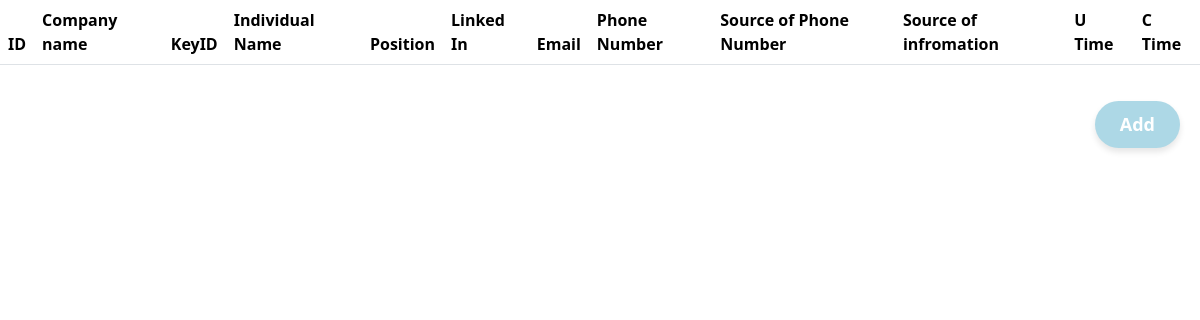
Page /contact/5/ on the earlier database version.
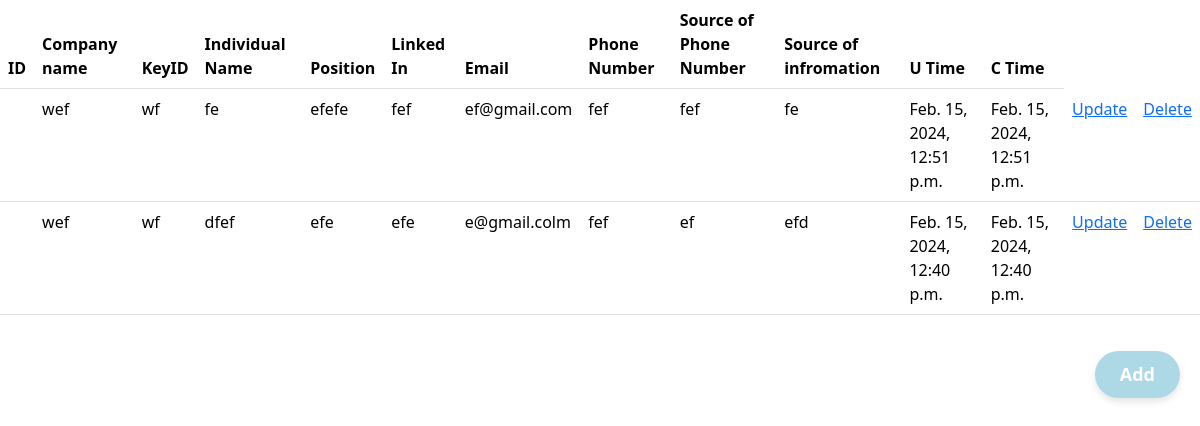
Same page on the later database version.
### Main/models.py (models this page shows, shortened)
class contact_info(models.Model):
    company = models.ForeignKey(company, on_delete=models.SET_NULL, null = True, blank = True)
    individuals_name = models.CharField(max_length = 100)
    position = models.CharField(max_length = 100)
    linked_in = models.CharField(max_length = 100)
    email = models.EmailField()
    phone_number = models.CharField(max_length = 20)
    so_phone_number = models.CharField(max_length = 100)
    so_information = models.CharField(max_length = 100, null = True, blank = True)
    updated = models.DateTimeField(auto_now = True)
    created = models.DateTimeField(auto_now_add = True)
    class Meta:
        ordering = ['-updated', '-created']

class company(models.Model):
    user = models.ForeignKey(User, on_delete=models.SET_NULL, null = True, blank= True)
    name = models.CharField(max_length = 100)
    keyid = models.CharField(max_length = 100)
    catagory = models.CharField(max_length= 100)
    description = models.TextField(null = True, blank = True)
    company_description = models.CharField(max_length = 100)
    website_link = models.CharField(max_length = 100)
    updated = models.DateTimeField(auto_now = True)
    created = models.DateTimeField(auto_now_add = True)
    class Meta:
        ordering = ['-updated', '-created']

### Main/views.py (the view)
# urls.py: path('contact/<int:pk>/', contact , name = 'contact'),
def contact(request,pk):
    company_instance = get_object_or_404(company, pk=pk)
    contacts = contact_info.objects.filter(company=company_instance)
    context = {'contacts':contacts, 'company_id':pk}
    return render (request, 'Main/contact.html', context)

### Main/templates/Main/contact.html (shortened to what this page needs)
<!DOCTYPE html>
<html lang="en">
<head>
    <link href="https://cdn.jsdelivr.net/npm/bootstrap@5.3.2/dist/css/bootstrap.min.css" rel="stylesheet">
</head>
<body>
    <table class="table">
        <thead>
          <tr>
            <th scope="col">ID</th>
            <th scope="col">Company name</th>
            <th scope="col">KeyID</th>
            <th scope="col">Individual Name</th>
            <th scope="col">Position</th>
            <th scope="col">Linked In</th>
            <th scope="col">Email</th>
            <th scope="col">Phone Number</th>
            <th scope="col">Source of Phone Number</th>
            <th scope="col">Source of infromation</th>
            <th scope="col">U Time</th>
            <th scope="col">C Time</th>
          </tr>
        </thead>
        <tbody>
            {% for c in contacts%}
          <tr>
            <th scope="row">{{forloop.count}}</th>
            <a href="{% url 'home'%}"></a><td>{{c.company.name}}</td>
            <td>{{c.company.keyid}}</td>
            <td>{{c.individuals_name}}</td>
            <td>{{c.position}}</td>
            <td>{{c.linked_in}}</td>
            <td>{{c.email}}</td>
            <td>{{c.phone_number}}</td>
            <td>{{c.so_phone_number}}</td>
            <td>{{c.so_information}}</td>
            <td>{{c.updated}}</td>
            <td>{{c.created}}</td>
            <td><a href="{% url 'coform_update' c.id%}">Update</a></td>
            <td><a href="{% url 'contact_delete' c.id%}">Delete</a></td>
          </tr>
          {% endfor %}
        </tbody>
      </table>
    <div class="button">
        <a href="{% url 'coform' company_id %}"><button class="cool-add-btn">Add</button></a>
    </div>
</body>
</html>

### Main/templates/Main/contact.html (style rules this page uses)
.button { display: flex; justify-content: flex-end; padding: 20px; }
.cool-add-btn { background-color: #ADD8E6; color: #FFFFFF; border: none; padding: 10px 25px; font-size: 18px; font-weight: bold; cursor: pointer; transition: background-color 1s, transform 1s; border-radius: 30px; outline: none; box-shadow: 0 4px 6px rgba(0, 0, 0, 0.1); }

Differences in the rows shown:
added contact_info: company.name "wef", company.keyid "wf", individuals_name "fe", position "efefe", linked_in "fef", email "ef@gmail.com", phone_number "fef", so_phone_number "fef", so_information "fe", updated "Feb. 15, 2024, 12:51 p.m.", created "Feb. 15, 2024, 12:51 p.m."
added contact_info: company.name "wef", company.keyid "wf", individuals_name "dfef", position "efe", linked_in "efe", email "e@gmail.colm", phone_number "fef", so_phone_number "ef", so_information "efd", updated "Feb. 15, 2024, 12:40 p.m.", created "Feb. 15, 2024, 12:40 p.m."
